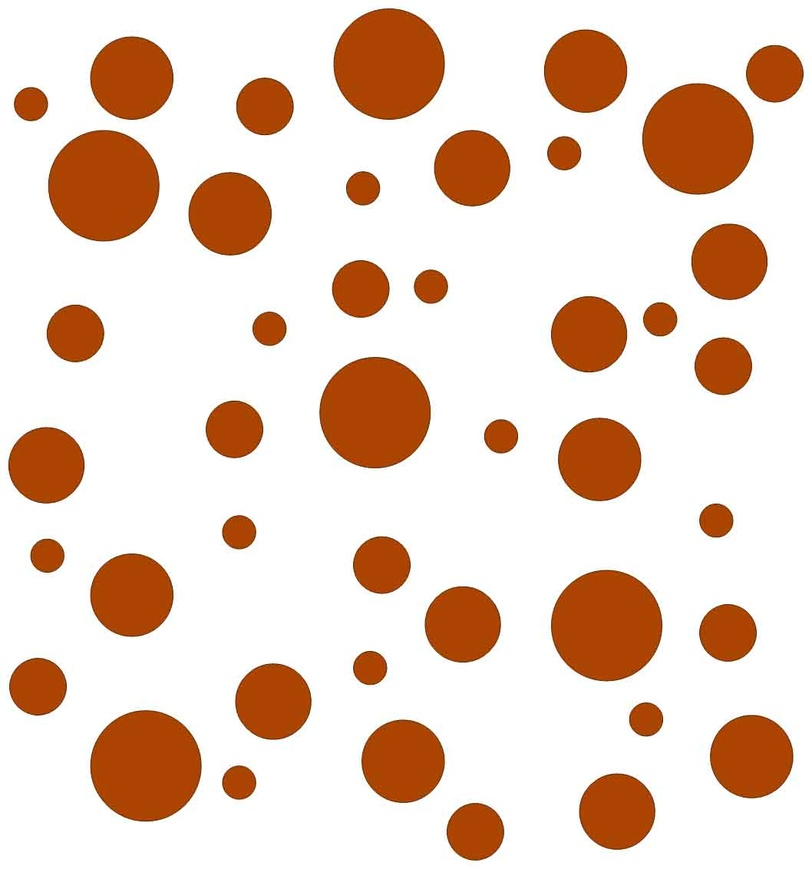
#> input picture circles.jpg, 812 x 869 px, shrunk from 1058 x 1132 before the run
$ python detect_circles.py --image circles.jpg   (older library calls are emulated)
#> lines starting #> are read from the running program, lines starting #| are printed output that depends on the picture; after the words box and inside, x2 and y2 are one past the last pixel; in counts of white or black regions, pixels touching at a corner belong together
# USAGE
# python detect_circles.py --image images/simple.png

# import the necessary packages
import numpy as np
import argparse
import cv2

# construct the argument parser and parse the arguments
ap = argparse.ArgumentParser()
ap.add_argument("-i", "--image", required = True, help = "Path to the image")
args = vars(ap.parse_args())

# load the image, clone it for output, and then convert it to grayscale
image = cv2.imread(args["image"])
#> image is the input picture: shape (869, 812, 3); mean B, G, R 195.3, 210.4, 234.1
output = image.copy()
gray = cv2.cvtColor(image, cv2.COLOR_BGR2GRAY)
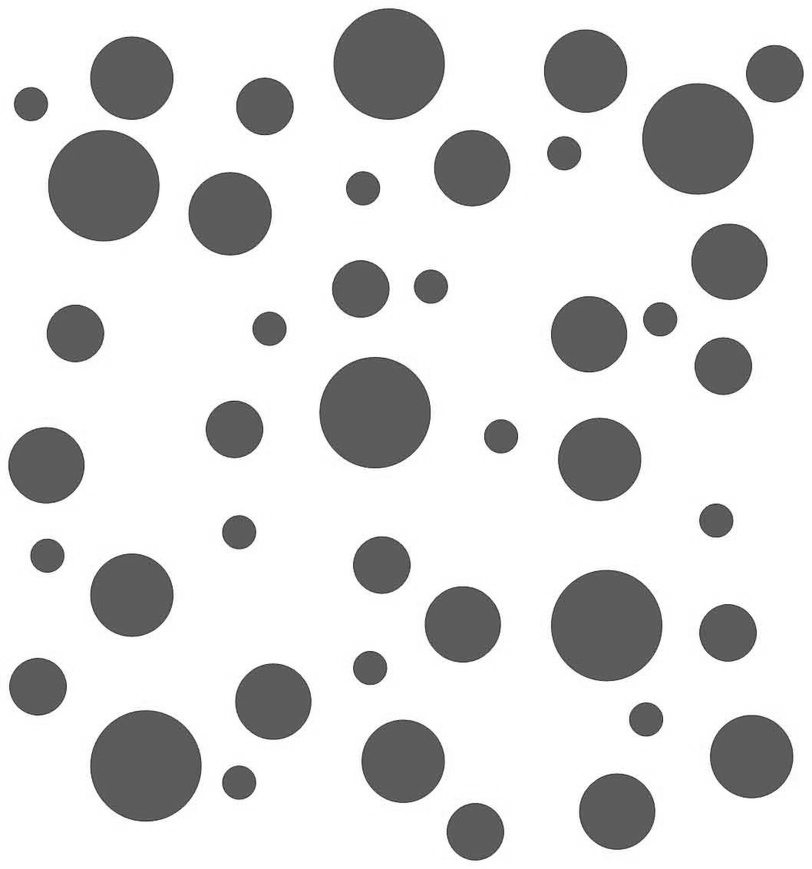
#> gray: shape (869, 812); min 44, max 255, mean 215.8

# detect circles in the image
circles = cv2.HoughCircles(gray, cv2.cv.CV_HOUGH_GRADIENT, 1.2, 75)
#> circles = 19 rows, first 8: [697.8, 138.6, 55.44], [131.4, 594.6, 41.76], [599.4, 459, 41.88], [375, 412.2, 56.16], [102.6, 185.4, 55.08], [46.2, 465, 38.4], [605.4, 624.6, 55.44], [585, 70.2, 42]

# ensure at least some circles were found
if circles is not None:
	# convert the (x, y) coordinates and radius of the circles to integers
	circles = np.round(circles[0, :]).astype("int")
#> circles = 19 rows, first 8: [698, 139, 55], [131, 595, 42], [599, 459, 42], [375, 412, 56], [103, 185, 55], [46, 465, 38], [605, 625, 55], [585, 70, 42]

	# loop over the (x, y) coordinates and radius of the circles
	for (x, y, r) in circles:
		# draw the circle in the output image, then draw a rectangle
		# corresponding to the center of the circle
		cv2.circle(output, (x, y), r, (0, 255, 0), 4)
		cv2.rectangle(output, (x - 5, y - 5), (x + 5, y + 5), (0, 128, 255), -1)
#> this loop made 19 passes
#> (x, y, r) on passes 1 to 12: (698, 139, 55), (131, 595, 42), (599, 459, 42), (375, 412, 56), (103, 185, 55), (46, 465, 38), (605, 625, 55), (585, 70, 42), (146, 765, 56), (589, 334, 39), (230, 213, 42), (752, 757, 41)
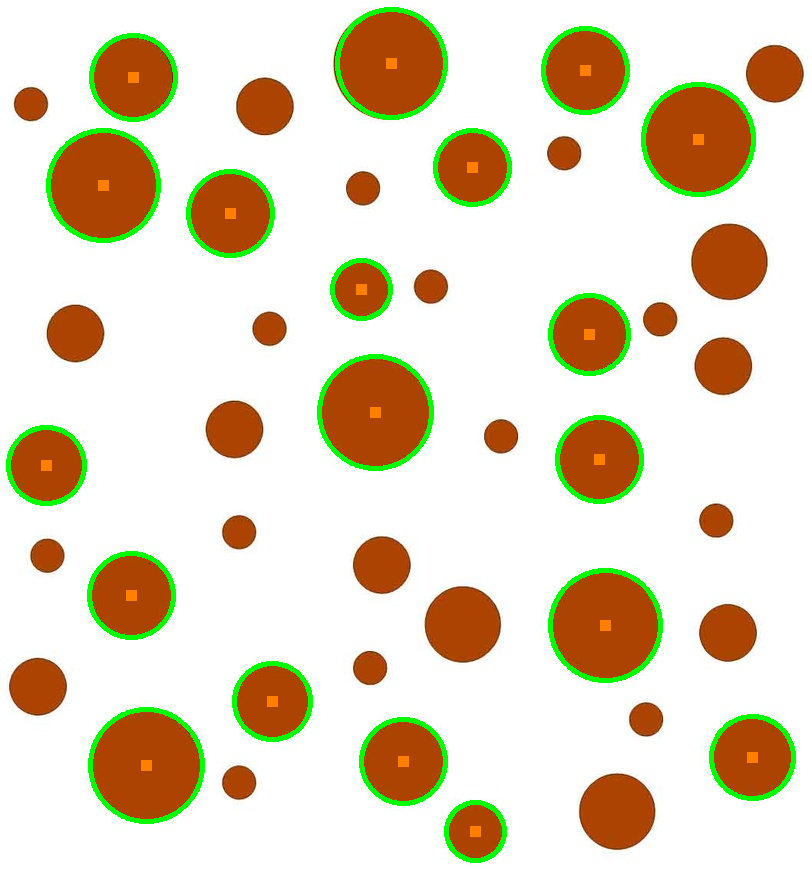
#> output: shape (869, 812, 3); 4.03% of pixels changed, all inside (x1, y1, x2, y2) = (6, 7, 796, 863)

	# show the output image
	cv2.imshow("output", np.hstack([image, output]))
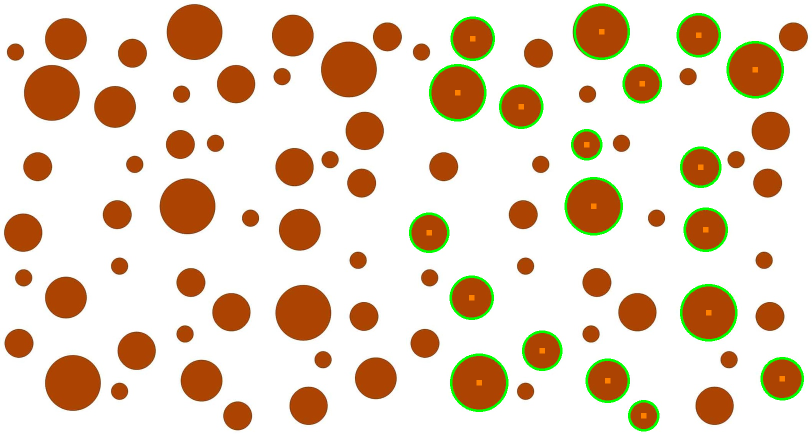
#> window 'output': shape (869, 1624, 3) (shown at 1/2 size); mean B, G, R 193, 212.3, 230.6
	cv2.waitKey(0)
